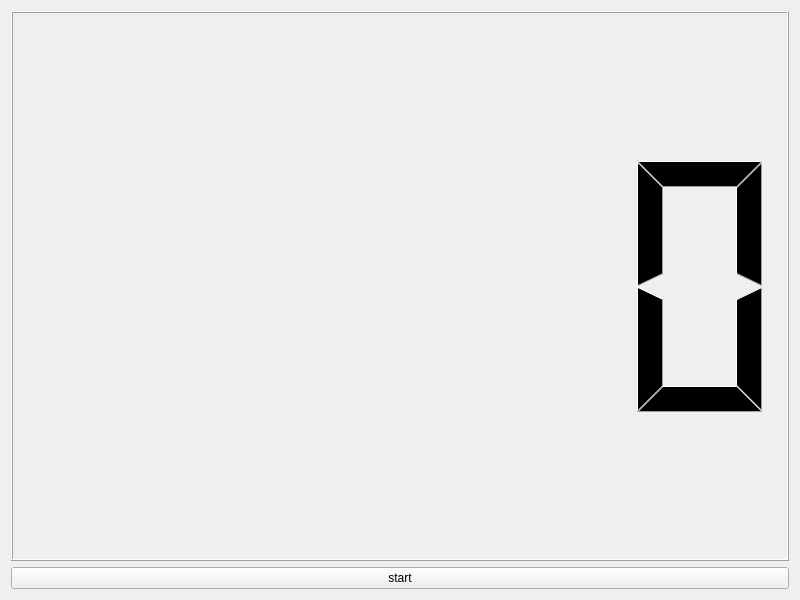
<?xml version="1.0" encoding="UTF-8"?>
<ui version="4.0">
 <class>Widget</class>
 <widget class="QWidget" name="Widget">
  <property name="geometry">
   <rect>
    <x>0</x>
    <y>0</y>
    <width>800</width>
    <height>600</height>
   </rect>
  </property>
  <property name="windowTitle">
   <string>Widget</string>
  </property>
  <layout class="QGridLayout" name="gridLayout">
   <item row="1" column="0">
    <widget class="QPushButton" name="pushButton">
     <property name="text">
      <string>start</string>
     </property>
    </widget>
   </item>
   <item row="0" column="0">
    <widget class="QLCDNumber" name="lcdNumber"/>
   </item>
  </layout>
 </widget>
 <resources/>
 <connections/>
</ui>
